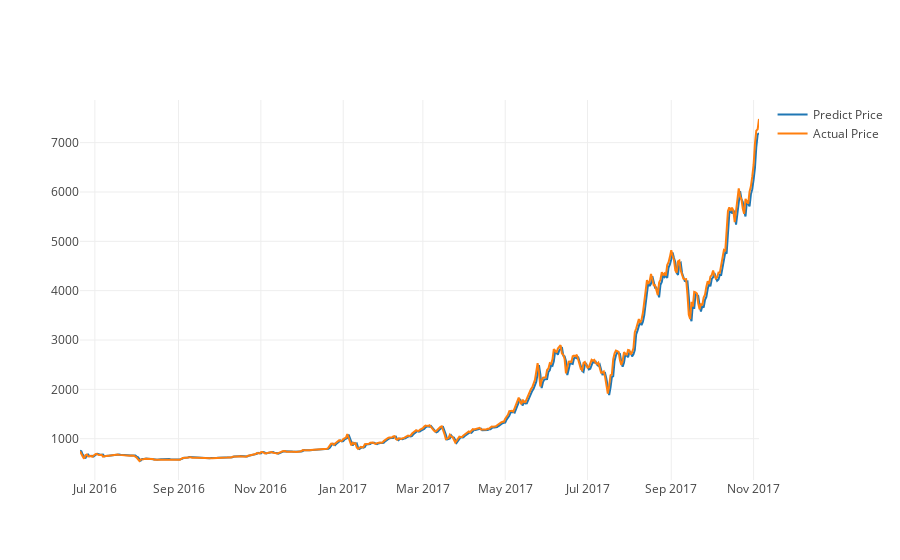

Write notebook code for a chart like this one.
### Code cell


### Figure 1 — Plotly figure (JSON) as saved in the notebook; plotly's stock layout.template omitted (floating-point values rounded to 4 significant figures; data arrays with more than 128 entries replaced by an {"elided": "..."} marker saying what was removed)
{"data": [{"name": "Predict Price", "type": "scatter", "x": {"elided": "504 str values"}, "y": {"elided": "504 float values"}}, {"name": "Actual Price", "type": "scatter", "x": {"elided": "504 str values"}, "y": {"elided": "504 float values"}}], "layout": {}}
